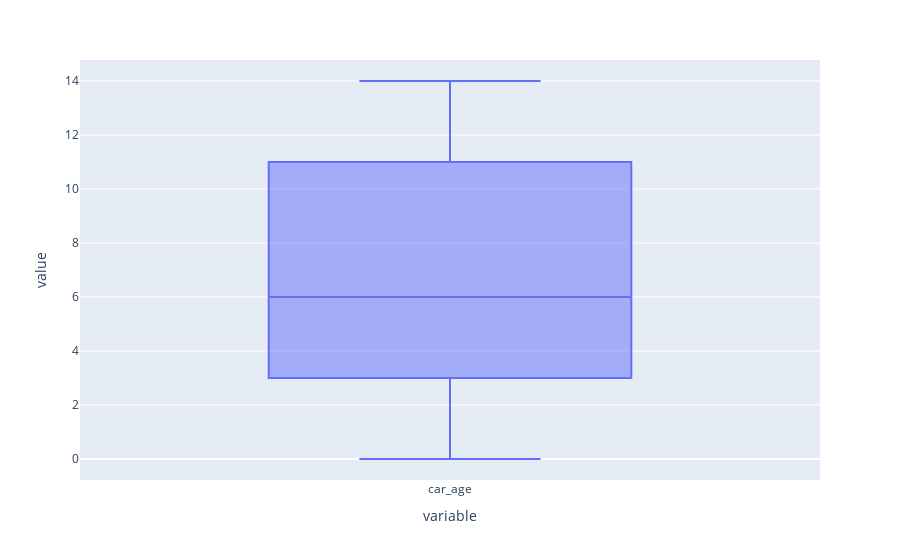

The cell this chart's notebook holds for it:
### Code cell
# car_age
figure = px.box(insurance_df['car_age'])
figure.show();

### Figure 1 — Plotly figure (JSON) as saved in the notebook; plotly's stock layout.template omitted (floating-point values rounded to 4 significant figures; data arrays with more than 128 entries replaced by an {"elided": "..."} marker saying what was removed)
{"data": [{"alignmentgroup": "True", "hovertemplate": "variable=%{x}<br>value=%{y}<extra></extra>", "legendgroup": "", "marker": {"color": "#636efa"}, "name": "", "notched": false, "offsetgroup": "", "orientation": "v", "showlegend": false, "type": "box", "x": {"elided": "1000 str values"}, "x0": " ", "xaxis": "x", "y": {"elided": "1000 int values"}, "y0": " ", "yaxis": "y"}], "layout": {"boxmode": "group", "legend": {"tracegroupgap": 0}, "margin": {"t": 60}, "xaxis": {"anchor": "y", "domain": [0, 1], "title": {"text": "variable"}}, "yaxis": {"anchor": "x", "domain": [0, 1], "title": {"text": "value"}}}}
